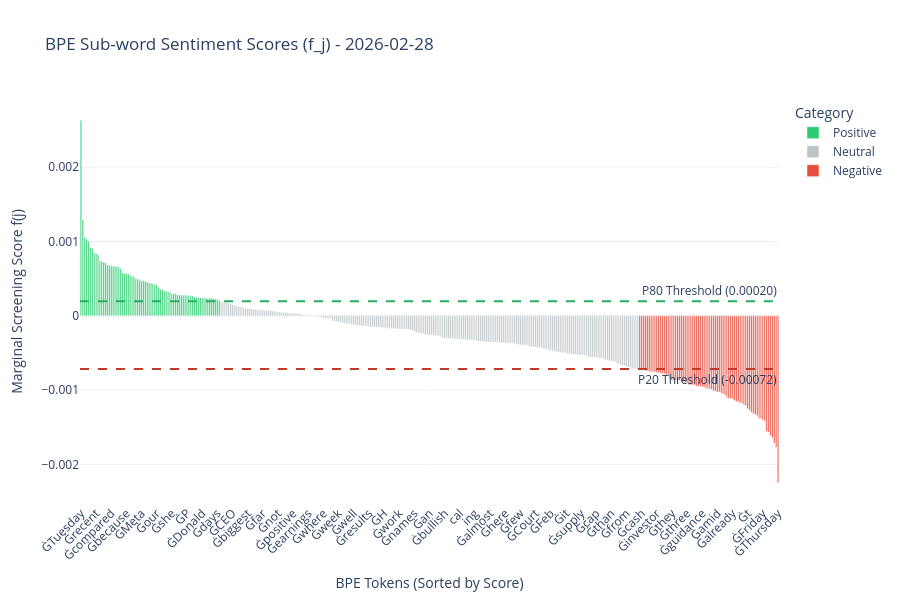

Notebook code for this chart:
### Code cell
# Visualisation pour attaque d'Israel et USA en Iran:
visualize_daily_lexicon_bpe("2026-02-28")

### Figure 1 — Plotly figure (JSON) as saved in the notebook; plotly's stock layout.template omitted (floating-point values rounded to 4 significant figures; data arrays with more than 128 entries replaced by an {"elided": "..."} marker saying what was removed)
{"data": [{"hovertemplate": "Category=Positive<br>BPE Tokens=%{x}<br>Score f(j)=%{y:.5f}<extra></extra>", "legendgroup": "Positive", "marker": {"color": "#2ecc71", "pattern": {"shape": ""}}, "name": "Positive", "orientation": "v", "showlegend": true, "textposition": "auto", "type": "bar", "x": ["ĠTuesday", "Ġwho", "Ġby", "Ġsame", "ĠWe", "Ġfirst", "Ġbuying", "Ġboth", "Ġrecent", "Ġaway", "ĠHere", "Ġthose", "Ġif", "Ġacross", "Ġreceive", "Ġamong", "Ġcompared", "Ġbefore", "ĠThat", "ĠHe", "Ġhit", "Ġdo", "Ġshould", "Ġcompanies", "Ġbecause", "Ġout", "Ġduring", "Ġlikely", "Ġdriven", "Ġrecently", "Ġyou", "Ġso", "ĠMeta", "Ġdeal", "Ġpeople", "Ġbut", "ĠOctober", "Ġsales", "Ġthem", "Ġexpectations", "Ġour", "Ġfurther", "ĠThis", "ed", "Ġtime", "Ġprices", "ĠWhile", "Ġbank", "Ġshe", "ĠAmerica", "DA", "Ġare", "Ġone", "ĠAs", "Ġdeliver", "ĠNV", "ĠP", "Ġjust", "ĠOn", "Ġsell", "ĠAlphabet", "ĠResearch", "Ġbelow", "Ġplans", "ĠDonald", "Ġfollowing", "Ġtechnology", "Ġremains", "Ġlong", "Ġfirm", "Ġcontinues", "Ġmanagement", "Ġdays", "Ġcenters"], "xaxis": "x", "y": [0.002633, 0.001297, 0.001062, 0.001033, 0.001004, 0.0009203, 0.0009082, 0.000845, 0.0008366, 0.0008216, 0.0007407, 0.0007349, 0.0007196, 0.0007142, 0.0006829, 0.0006829, 0.0006737, 0.0006663, 0.0006655, 0.0006634, 0.0006584, 0.0006359, 0.0005801, 0.0005677, 0.0005665, 0.000566, 0.000541, 0.000531, 0.0005246, 0.0004963, 0.0004943, 0.0004847, 0.0004718, 0.0004706, 0.0004626, 0.000452, 0.0004423, 0.0004381, 0.0004319, 0.000424, 0.0004207, 0.0003861, 0.0003586, 0.0003554, 0.0003348, 0.0003323, 0.0003269, 0.0003135, 0.0002986, 0.0002986, 0.0002986, 0.0002826, 0.0002804, 0.000277, 0.0002761, 0.0002761, 0.0002756, 0.0002736, 0.0002711, 0.0002679, 0.0002565, 0.0002473, 0.0002466, 0.0002453, 0.0002412, 0.0002404, 0.0002382, 0.0002362, 0.0002362, 0.0002362, 0.000229, 0.000229, 0.0002178, 0.0002087], "yaxis": "y"}, {"hovertemplate": "Category=Neutral<br>BPE Tokens=%{x}<br>Score f(j)=%{y:.5f}<extra></extra>", "legendgroup": "Neutral", "marker": {"color": "#bdc3c7", "pattern": {"shape": ""}}, "name": "Neutral", "orientation": "v", "showlegend": true, "textposition": "auto", "type": "bar", "x": {"elided": "221 str values"}, "xaxis": "x", "y": {"elided": "221 float values"}, "yaxis": "y"}, {"hovertemplate": "Category=Negative<br>BPE Tokens=%{x}<br>Score f(j)=%{y:.5f}<extra></extra>", "legendgroup": "Negative", "marker": {"color": "#e74c3c", "pattern": {"shape": ""}}, "name": "Negative", "orientation": "v", "showlegend": true, "textposition": "auto", "type": "bar", "x": ["Ġyear", "Ġcash", "Ġpower", "Ġrisk", "ĠWall", "Ġbelieve", "Ġsays", "Ġhow", "Ġall", "Ġinvestor", "Ġthere", "Ġno", "Ġstocks", "Ġtheir", "Ġinto", "Ġanalysts", "ĠManagement", "Ġthey", "Ġyears", "Ġshares", "Ġmarket", "Ġpotential", "ĠStreet", "Ġwhat", "Ġestimates", "Ġthree", "Ġdemand", "Ġinvestment", "Ġrun", "Ġnext", "Ġfiscal", "Ġhave", "Ġgiven", "Ġguidance", "Ġconcerns", "ĠL", "ĠOne", "Ġmuch", "ĠInvestors", "Ġtariff", "Ġgoing", "Ġamid", "Ġits", "Ġexpected", "ĠU", "Ġartificial", "Ġcould", "Ġsoftware", "Ġmajor", "Ġalready", "Ġvaluation", "Ġbeen", "Ġless", "Ġcompany", "Ġhas", "Ġfree", "Ġthis", "Ġt", "Ġintelligence", "Ġkey", "Ġbuy", "Ġvery", "Ġmonth", "Ġspending", "ĠNvidia", "ĠFriday", "Ġleading", "Ġday", "ĠAI", "Ġearlier", "Ġstrong", "Ġcan", "Ġbeing", "ĠThursday"], "xaxis": "x", "y": [-0.0007163, -0.000724, -0.000727, -0.0007386, -0.0007398, -0.0007507, -0.0007515, -0.0007527, -0.0007556, -0.0007611, -0.0007661, -0.0007753, -0.0007777, -0.0007809, -0.0007926, -0.0007998, -0.0008352, -0.0008659, -0.0008667, -0.0008672, -0.0008696, -0.0008719, -0.0008813, -0.0008889, -0.0009014, -0.0009076, -0.0009259, -0.0009259, -0.0009289, -0.0009313, -0.0009473, -0.0009479, -0.0009485, -0.0009576, -0.0009626, -0.000973, -0.0009768, -0.0009842, -0.0009913, -0.001012, -0.001017, -0.001024, -0.001026, -0.001039, -0.001051, -0.001067, -0.001099, -0.001113, -0.001116, -0.001117, -0.00114, -0.001154, -0.001156, -0.001168, -0.001176, -0.001196, -0.001212, -0.001251, -0.001269, -0.001299, -0.001316, -0.001327, -0.001343, -0.001381, -0.001385, -0.001405, -0.001412, -0.001556, -0.001562, -0.001609, -0.001642, -0.001715, -0.001769, -0.002248], "yaxis": "y"}], "layout": {"annotations": [{"showarrow": false, "text": "P80 Threshold (0.00020)", "x": 1, "xanchor": "right", "xref": "x domain", "y": 0.0001977, "yanchor": "bottom", "yref": "y"}, {"showarrow": false, "text": "P20 Threshold (-0.00072)", "x": 1, "xanchor": "right", "xref": "x domain", "y": -0.0007154, "yanchor": "top", "yref": "y"}], "barmode": "relative", "height": 600, "legend": {"title": {"text": "Category"}, "tracegroupgap": 0}, "shapes": [{"line": {"color": "#27ae60", "dash": "dash"}, "type": "line", "x0": 0, "x1": 1, "xref": "x domain", "y0": 0.0001977, "y1": 0.0001977, "yref": "y"}, {"line": {"color": "#c0392b", "dash": "dash"}, "type": "line", "x0": 0, "x1": 1, "xref": "x domain", "y0": -0.0007154, "y1": -0.0007154, "yref": "y"}], "title": {"text": "BPE Sub-word Sentiment Scores (f_j) - 2026-02-28"}, "xaxis": {"anchor": "y", "domain": [0, 1], "tickangle": -45, "title": {"text": "BPE Tokens (Sorted by Score)"}}, "yaxis": {"anchor": "x", "domain": [0, 1], "title": {"text": "Marginal Screening Score f(j)"}}}}
